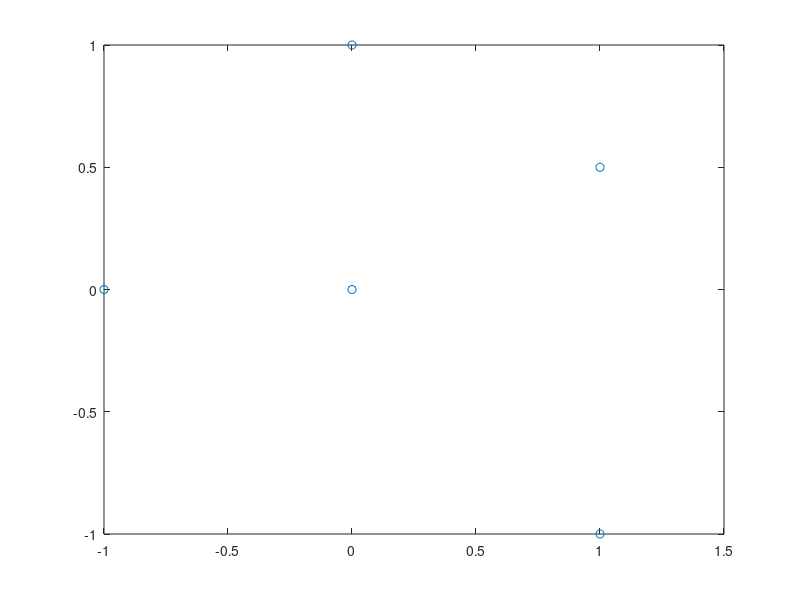

Source code (MATLAB):
%clear all;
close all;
%cls;

lis_ofx = zeros(1,5);
lis_ofy = zeros(1,5);
disp(lis_ofx)

t = 0;
%x = -1;
%y = 0;


x = (((64*t - 352/3)*t +60)*t - 14/3)*t-1;
y = ((((((-64/3)*t) + 48)*t) -116/3)*t +11)*t;

lis_ofx(1) = x;
lis_ofy(1) = y;


t = 0.25;
%x = -1;
%y = 0;


x = (((64*t - 352/3)*t +60)*t - 14/3)*t-1;
y = ((((((-64/3)*t) + 48)*t) -116/3)*t +11)*t;

lis_ofx(2) = x;
lis_ofy(2) = y;




t = 0.5;
%x = -1;
%y = 0;


x = (((64*t - 352/3)*t +60)*t - 14/3)*t-1;
y = ((((((-64/3)*t) + 48)*t) -116/3)*t +11)*t;

lis_ofx(3) = x;
lis_ofy(3) = y;




t = 0.75;
%x = -1;
%y = 0;


x = (((64*t - 352/3)*t +60)*t - 14/3)*t-1;
y = ((((((-64/3)*t) + 48)*t) -116/3)*t +11)*t;

lis_ofx(4) = x;
lis_ofy(4) = y;


t = 1;
%x = -1;
%y = 0;


x = (((64*t - 352/3)*t +60)*t - 14/3)*t-1;
y = ((((((-64/3)*t) + 48)*t) -116/3)*t +11)*t;

lis_ofx(5) = x;
lis_ofy(5) = y;




disp('x value')
disp(x)
disp('y value')
disp(y)
disp(lis_ofx)
plot(lis_ofx,lis_ofy,'o')